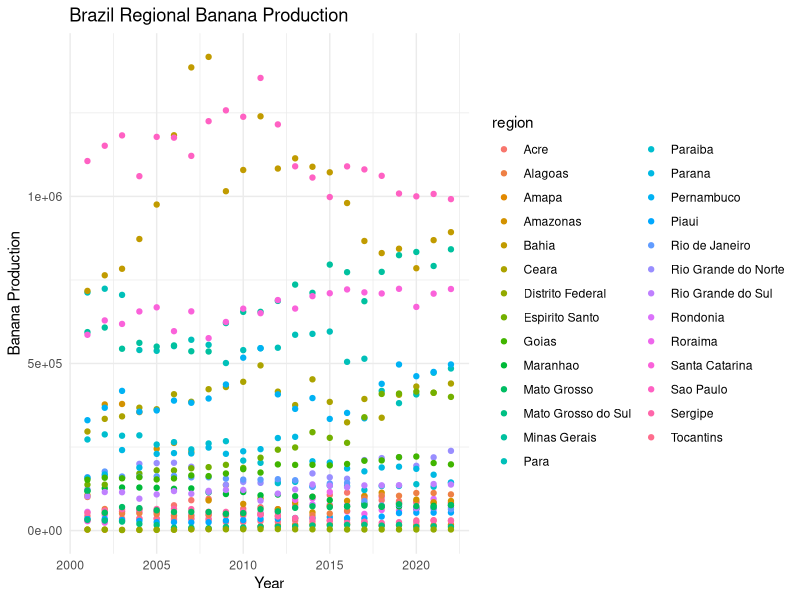
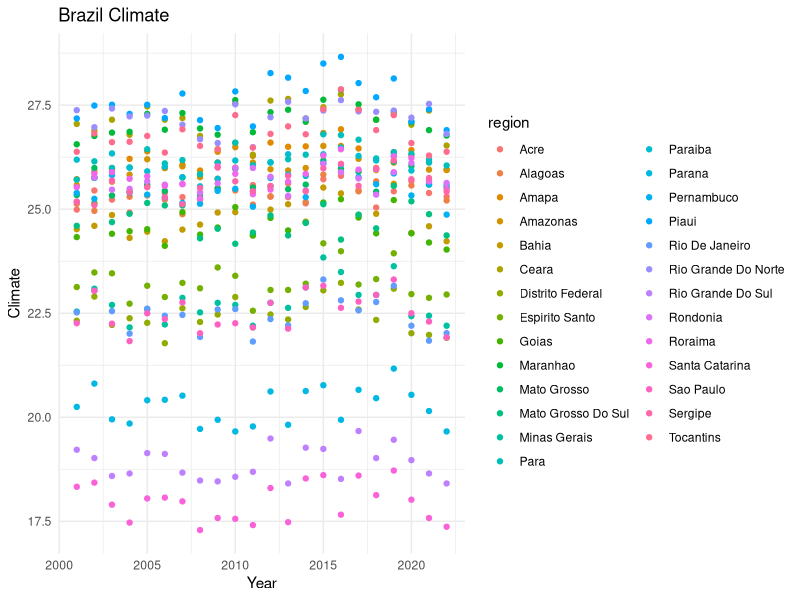
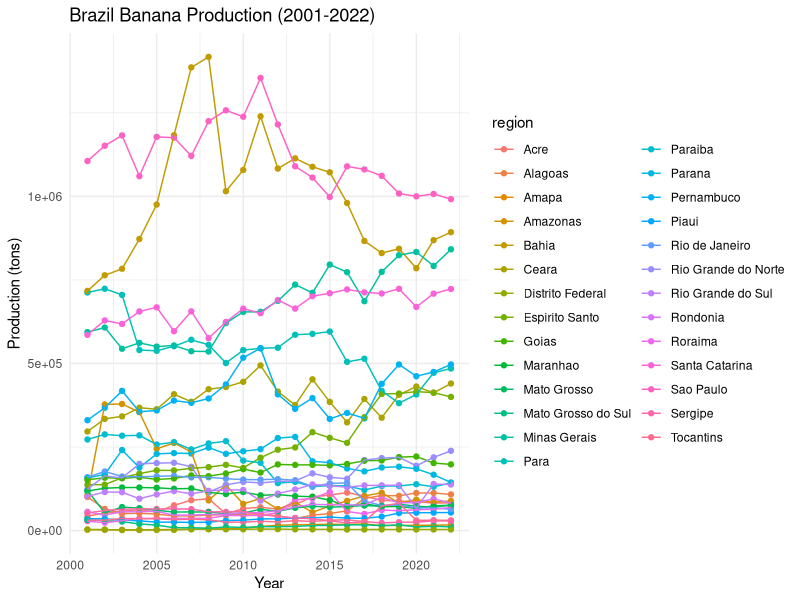
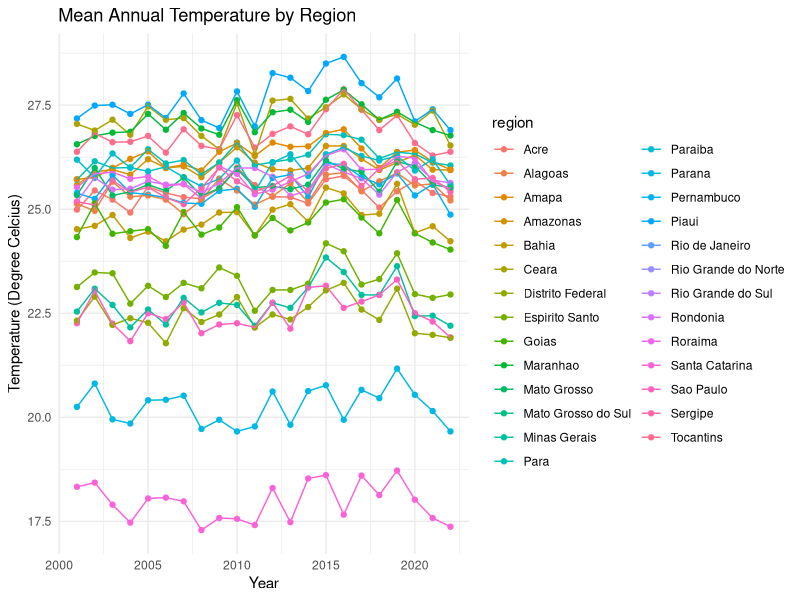
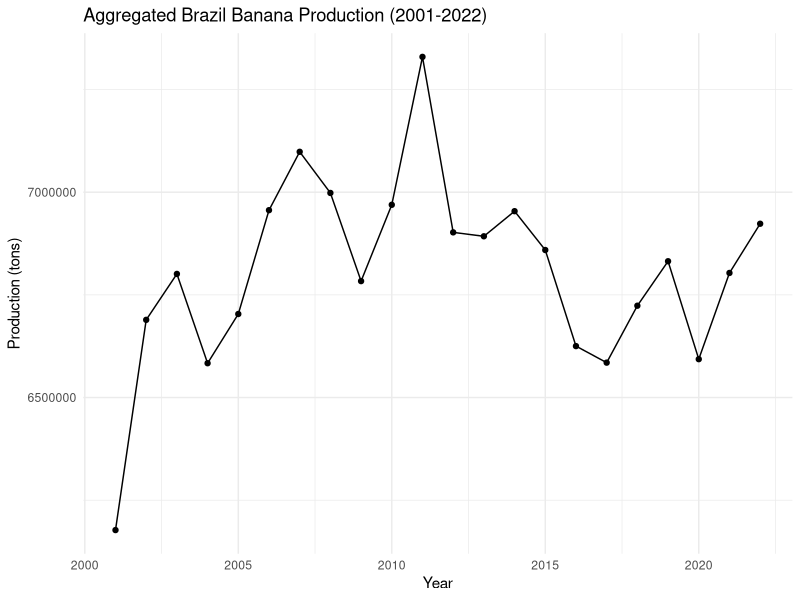
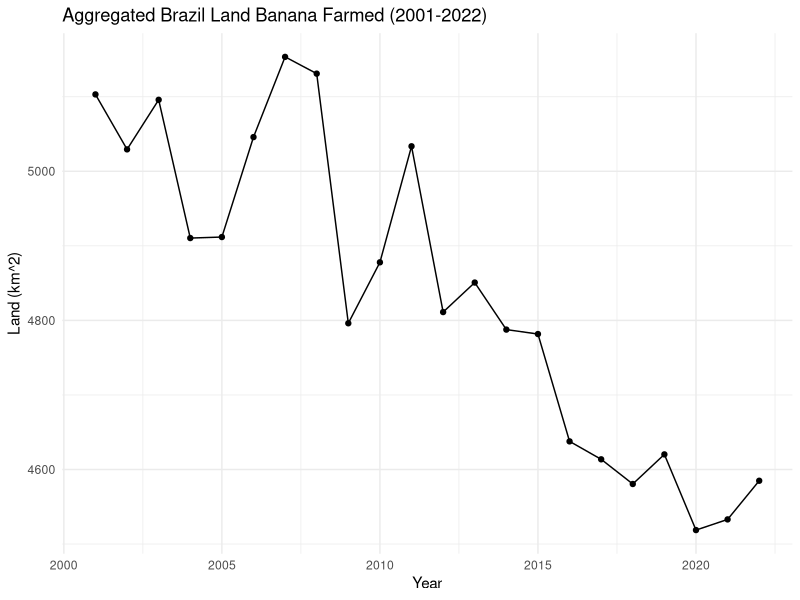
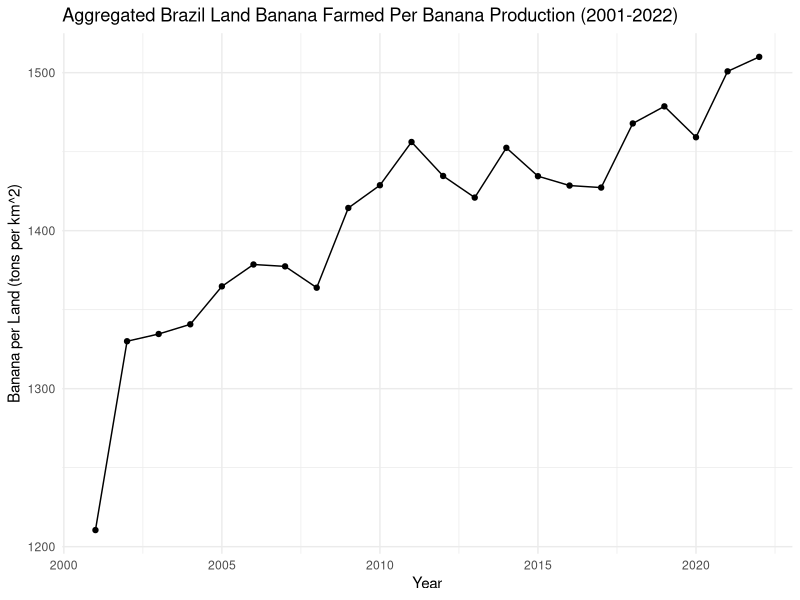
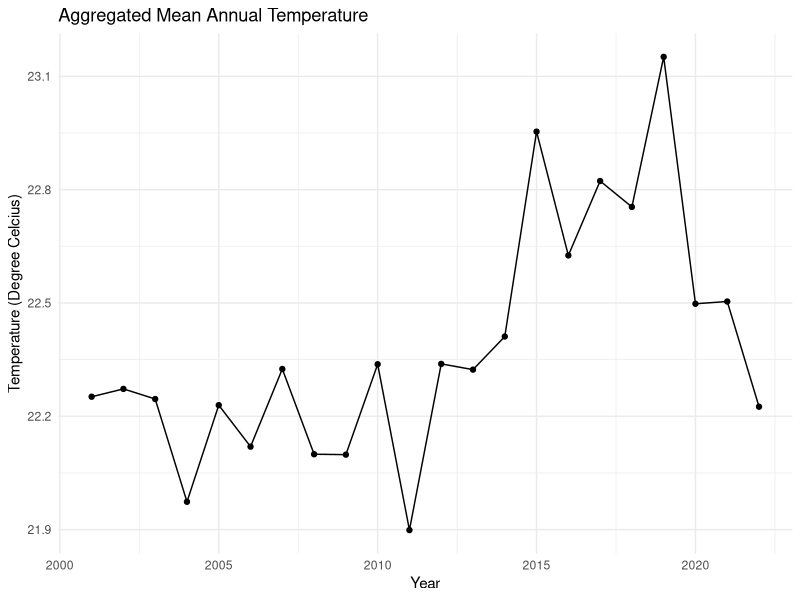

These figures' R source, in order:
## Load libraries
library(tidyverse)
library(readxl)
library(sf)
library(dplyr)
library(zoo)
library(data.table)
library(lubridate)

## Load Banana dataset
Bananas <- read_excel("Bananas.xls")

## Load Climate mean dataset
Climate <- read_excel("Climate.xlsx")

## Clean banana data
na.omit(Bananas) |>
  mutate(areaKM = as.double(`Area (ha)`) * 0.01, 
    prod = as.double(Production), 
    region = Region, 
    year = as.double(Year), 
    id = ID)|>
  select(id, region, year, areaKM, prod) |>
  filter(year >= 2001) |>
  filter(year <= 2022) |>
  na.omit() -> brazilBAN

## Clean climate data
na.omit(Climate) |>
  mutate(
    region = name
  ) |>
  select(id, region, year, climate_Mean, climate_Max, climate_Min, climate_Humidity)-> brazilCLI

## Graph initial banana production
ggplot(brazilBAN, aes(x = year, y = prod, color = region)) +
  geom_point() +
  labs(title = "Brazil Regional Banana Production",
       x = "Year",
       y = "Banana Production") +
  theme_minimal()

## Graph initial climate 
ggplot(brazilCLI, aes(x = year, y = climate_Mean, color = region)) +
  geom_point() +
  labs(title = "Brazil Climate",
       x = "Year",
       y = "Climate") +
  theme_minimal()

## Add in diurnal range and approximate growing degree days 
mutate(
  brazilCLI,
  climate_Range = climate_Max - climate_Min, 
  climate_GDD = pmax(climate_Mean - 14, 0)
) -> brazilCLI

## Make master data table
brazilBAN |>
  left_join(brazilCLI, by = c("id", "region", "year")) -> brazilALL

## Plot banana production trends
ggplot(brazilALL, aes(year, prod, color = region)) + 
  geom_point() + 
  geom_line() +
  labs(
    title = "Brazil Banana Production (2001-2022)",
    x = "Year", 
    y = "Production (tons)"
  ) + 
  theme_minimal()

## Plot temperature trends
ggplot(brazilALL, aes(year, climate_Mean, color = region)) + 
  geom_point() + 
  geom_line() + 
  labs(
    title = "Mean Annual Temperature by Region", 
    x = "Year", 
    y = "Temperature (Degree Celcius)"
  ) + 
  theme_minimal()

## Aggregated data for all variables 
brazilTOTAL <- brazilALL |>
  group_by(year) |>
  summarise(
    total_prod = sum(prod, na.rm = TRUE),
    total_areaKM = sum(areaKM, na.rm = TRUE),
    total_mean = sum(climate_Mean * areaKM, na.rm = TRUE) / sum(areaKM, na.rm = TRUE), 
    total_max = sum(climate_Max * areaKM, na.rm = TRUE) / sum(areaKM, na.rm = TRUE), 
    total_min = sum(climate_Min * areaKM, na.rm = TRUE) / sum(areaKM, na.rm = TRUE), 
    total_humidity = sum(climate_Humidity * areaKM, na.rm = TRUE) / sum(areaKM, na.rm = TRUE), 
    total_GDD = sum(climate_GDD, na.rm = TRUE), 
    total_range = sum(climate_Range * areaKM, na.rm = TRUE) / sum(areaKM, na.rm = TRUE),
    total_prodperareaKM = sum(prod, na.rm = TRUE) / sum(areaKM, na.rm = TRUE)
  ) |>
  ungroup()

## Plot aggregate banana production trends
ggplot(brazilTOTAL, aes(year, total_prod)) + 
  geom_point() + 
  geom_line() +
  labs(
    title = "Aggregated Brazil Banana Production (2001-2022)",
    x = "Year", 
    y = "Production (tons)"
  ) + 
  theme_minimal()

## Plot aggregate farmed land trends
ggplot(brazilTOTAL, aes(year, total_areaKM)) + 
  geom_point() + 
  geom_line() +
  labs(
    title = "Aggregated Brazil Land Banana Farmed (2001-2022)",
    x = "Year", 
    y = "Land (km^2)"
  ) + 
  theme_minimal()

## Plot aggregate farmed land per banana produced trends
ggplot(brazilTOTAL, aes(year, total_prodperareaKM)) + 
  geom_point() + 
  geom_line() +
  labs(
    title = "Aggregated Brazil Land Banana Farmed Per Banana Production (2001-2022)",
    x = "Year", 
    y = "Banana per Land (tons per km^2)"
  ) + 
  theme_minimal()

## Plot aggregate mean temperature trends
ggplot(brazilTOTAL, aes(year, total_mean)) + 
  geom_point() + 
  geom_line() + 
  labs(
    title = "Aggregated Mean Annual Temperature", 
    x = "Year", 
    y = "Temperature (Degree Celcius)"
  ) + 
  theme_minimal()

## Plot aggregate max temperature trends
ggplot(brazilTOTAL, aes(year, total_max)) + 
  geom_point() + 
  geom_line() + 
  labs(
    title = "Aggregated Max Annual Temperature", 
    x = "Year", 
    y = "Temperature (Degree Celcius)"
  ) + 
  theme_minimal()

## Plot aggregate min temperature trends
ggplot(brazilTOTAL, aes(year, total_min)) + 
  geom_point() + 
  geom_line() + 
  labs(
    title = "Aggregated Min Annual Temperature", 
    x = "Year", 
    y = "Temperature (Degree Celcius)"
  ) + 
  theme_minimal()

## Plot aggregate temperature trends
ggplot(brazilTOTAL) + 
  geom_point(aes(year, total_mean)) + 
  geom_line(aes(year, total_mean)) +
  geom_point(aes(year, total_min)) + 
  geom_line(aes(year, total_min)) +
  geom_point(aes(year, total_max)) + 
  geom_line(aes(year, total_max)) +
  labs(
    title = "Aggregated Brazil Temperature Trends (2001-2022)",
    x = "Year", 
    y = "Temperature (Degree Celcius)"
  ) + 
  theme_minimal()

## Plot aggregate humidity trends
ggplot(brazilTOTAL, aes(year, total_humidity)) + 
  geom_point() + 
  geom_line() + 
  labs(
    title = "Aggregated Humidity", 
    x = "Year", 
    y = "Humidity"
  ) + 
  theme_minimal()

## Plot aggregate GDD trends
ggplot(brazilTOTAL, aes(year, total_GDD)) + 
  geom_point() + 
  geom_line() + 
  labs(
    title = "Aggregated GDD", 
    x = "Year", 
    y = "GDD"
  ) + 
  theme_minimal()

## Plot aggregate temperature range trends
ggplot(brazilTOTAL, aes(year, total_range)) + 
  geom_point() + 
  geom_line() + 
  labs(
    title = "Aggregated Annual Temperature Range", 
    x = "Year", 
    y = "Temperature Range (Degree Celcius)"
  ) + 
  theme_minimal()
